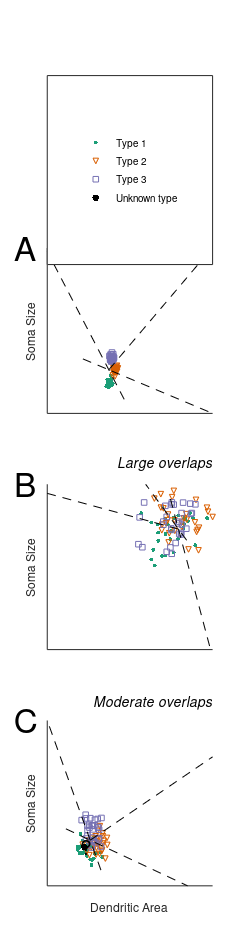

Write MATLAB code to recreate this figure. (Note: this script raises an error after producing the figure.)
clear all, close all

center = [0 0; 1 1; 0.5 2] + 2;

spread = [0.2 3 0.7];

nDots = 30;

color = [27,158,119;
         217,95,2;
         117,112,179] / 255;


fNameMask = 'FIGS/cartoon-cluster-separation-summary.eps'
% fNameMask = 'FIGS/cartoon-cluster-separation-summary.pdf'

showText = {'No overlaps','Large overlaps','Moderate overlaps'}

figure


%%%%%%%%%%%%%%%%%%%%%%%%%%%%%%%%%%%%%%%%%%%%%%%%%%%%%%%%%%%%%%%%%%%%%%%%%%%%

nPanels = 3; %4

if(nPanels == 4)
  subplot(nPanels,1,1)

  r = RGCclass(0);
  r.lazyLoad();
  r.RGC(1).drawNeuron(true,false)
  
  axis tight
  a = axis();
  text(a(1) - 0.2 * (a(2)-a(1)), ...
       a(4),char('A'), ...
       'fontsize', 24)
  axis off
  title('')
end



%%%%%%%%%%%%%%%%%%%%%%%%%%%%%%%%%%%%%%%%%%%%%%%%%%%%%%%%%%%%%%%%%%%%%%%%%%%%

xMean = zeros(3,1);
yMean = zeros(3,1);

markers = '.vs';
markersize = [9 4 4];
for i = 1:3
  if(nPanels == 4)
    subplot(nPanels,1,i+1)    
  else
    subplot(nPanels,1,i)
  end
  
  for j = 1:3
    
    x = spread(i)*randn(nDots,1) + center(j,1);
    y = spread(i)*randn(nDots,1) + center(j,2);
    
    pl(j) = plot(x,y,markers(j),'color',color(j,:),'markersize',markersize(j))
    hold on
    
    xMean(j) = mean(x);
    yMean(j) = mean(y);
    
    % plot(xMean(j),yMean(j),'*','color',color(j,:))
    % text(xMean(j),yMean(j),num2str(j))
    
  end

  if(i == 3)
    xq = 1.5; yq = 2.5;
    pl(4) = plot(xq,yq,'k.','markersize',15)
    text(xq-0.45,yq,'?','fontsize',15)
  end
 
  
  if(i == 3)
    legend(pl,{'Type 1','Type 2', 'Type 3','Unknown type'})
  end
  
  
  box off
  
  set(gca,'xtick',[])
  set(gca,'ytick',[])
  
  if(i == 3)
    xlabel('Dendritic Area','fontsize',10)
  end
  ylabel('Soma Size','fontsize',10)
    
  set(gca,'fontsize',8)
  pos = get(gca,'position');
  pos(3) = pos(3)/3;
  set(gca,'position',pos)

  axis tight 
  
  
  [vx,vy] = voronoi(xMean,yMean);
  
  k = 5;
  vx(3,:) = k*(vx(2,:) - vx(1,:)) + vx(1,:);
  vy(3,:) = k*(vy(2,:) - vy(1,:)) + vy(1,:);  
  
  plot(vx,vy,'k--')
  

  a = axis();

  text(a(1) - 0.20 * (a(2)-a(1)), ...
       a(4),char('A' + i - 1), ...
       'fontsize', 24)
  
  t = text(a(2),a(4)+0.1*(a(4)-a(1)),showText{i}, ...
           'fontangle','italic', ...
           'horizontalalignment','right','fontsize',10);




  
end


ch = get(gcf,'children')

for i = 1:4
  p(i,:) = get(ch(i),'position');
end

w = 0.70; h = 0.2;
s = 0.05;

set(gcf,'paperunits','centimeters')
set(gcf,'units','centimeters')
set(gcf,'papersize',[6 24])
set(gcf,'paperposition',[0 0 6 24])

% set(ch(1),'position',[0.2 s         w h])
% set(ch(2),'position',[0.2 (2*s+h)   w h])
% set(ch(3),'position',[0.2 (3*s+2*h) w h])
% set(ch(4),'position',[0.2 (4*s+3*h) w h])

 set(ch(2),'position',[0.2 s         w h])
 set(ch(3),'position',[0.2 (2*s+h)   w h])
 set(ch(4),'position',[0.2 (3*s+2*h) w h])
 set(ch(1),'position',[0.2 (4*s+3*h-0.08) w h])
 
 
for i = [2 3 4]
  pbaspect(ch(i),[1 1 1])
end



fName = sprintf(fNameMask,i);
% saveas(gcf,fName,'eps')
% print(fName,'-dpdf','-r300')
printA4(fName)



